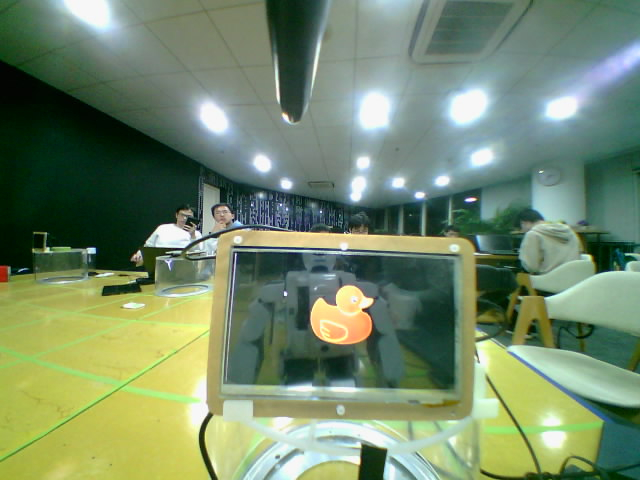
#> input picture exp/tutorial_exp3/code/python_pc/alldata/0.jpg, 640 x 480 px
$ python -i houfline.py   (imports and definitions only)
#> lines starting #> are read from the running program, lines starting #| are printed output that depends on the picture; after the words box and inside, x2 and y2 are one past the last pixel; in counts of white or black regions, pixels touching at a corner belong together; long printed decimals are rounded
#> further down, picture is the input picture: shape (480, 640, 3); mean B, G, R 106.6, 137.3, 116.6
import cv2 as cv
import numpy as np
import math
def houfline(img):
    #img = img[:,50:370]
    # cv.imshow("img",img)
    hsv = cv.cvtColor(img, cv.COLOR_BGR2HSV)
#> hsv: shape (480, 640, 3); mean H, S, V 63.6, 97.1, 139.6
    l_blue = np.array([[100,43,46]])
    h_blue = np.array([[124,255,255]])
    l_green = np.array([[40,100,100]])
    h_green = np.array([[60,200,255]])
    mask_b = cv.inRange(hsv, l_blue, h_blue)
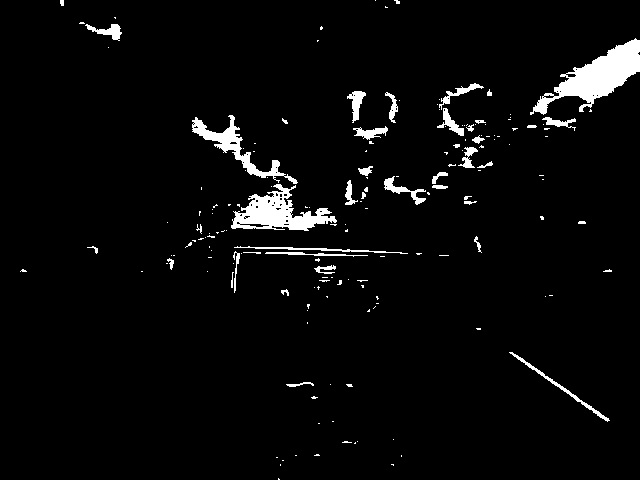
#> mask_b: shape (480, 640); 3.7% white; 172 white regions (132 under 20 px), largest, box (x1, y1, x2, y2) and area: (530, 38, 640, 115) 3086, (231, 184, 337, 231) 2246, (192, 115, 298, 184) 1337
    mask_g = cv.inRange(hsv, l_green, h_green)
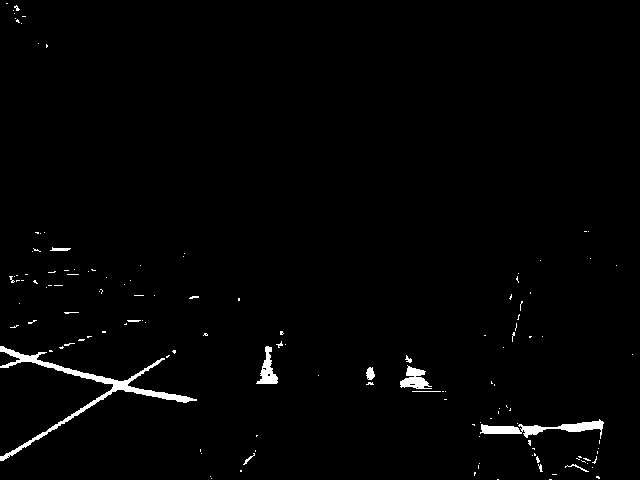
#> mask_g: shape (480, 640); 1.5% white; 137 white regions (124 under 20 px), largest, box (x1, y1, x2, y2) and area: (0, 346, 197, 461) 1937, (480, 419, 604, 439) 893, (400, 365, 432, 389) 406
    res = cv.bitwise_or(mask_b, mask_g)
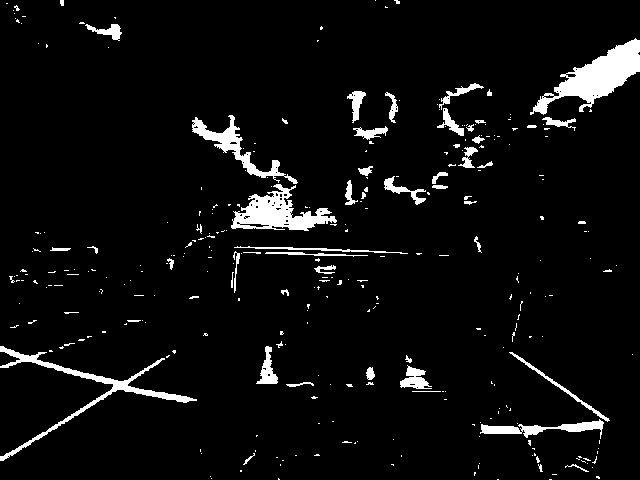
#> res: shape (480, 640); 5.2% white; 309 white regions (256 under 20 px), largest, box (x1, y1, x2, y2) and area: (530, 38, 640, 115) 3086, (231, 184, 337, 231) 2246, (0, 346, 197, 461) 1937
    cv.imshow("test", res)
    cv.imshow("mask", mask_g)
    list1 = []
    edges = cv.Canny(res,50,150,apertureSize = 3)
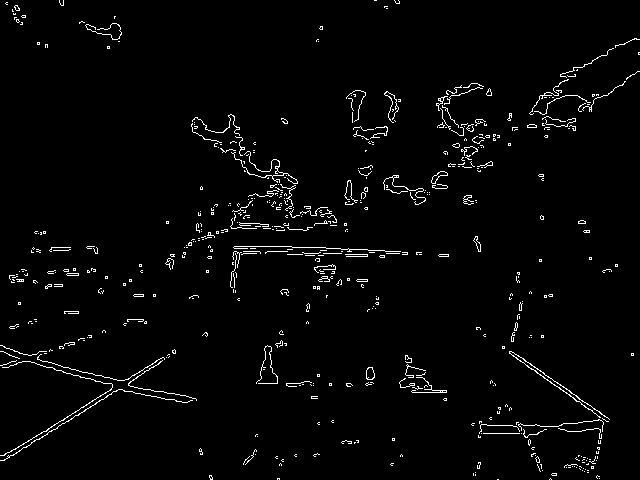
#> edges: shape (480, 640); 2.4% white in thin lines or dots
    cv.imshow("mask2", edges)
    lines = cv.HoughLinesP(mask_g,1,np.pi/180,100,minLineLength=100,maxLineGap=1)
#> lines = [[0, 460, 163, 358], [1, 460, 169, 355], [5, 352, 169, 399], [0, 349, 120, 384]]
    lines = cv.HoughLinesP(edges,1,np.pi/180,70,minLineLength=10,maxLineGap=100)
#> lines = 14 rows, first 6: [476, 329, 607, 421], [478, 327, 609, 419], [4, 460, 207, 333], [1, 460, 134, 374], [313, 247, 448, 254], [3, 455, 206, 333]
    if lines is None:
        return 0,0,0
    for line in lines:
        x1,y1,x2,y2 = line[0]
        print(x1,y1,x2,y2)
        m = (y1-y2)/(x1-x2)
        p = [0,240]
        a = y1-y2
        b = x2-x1
        c = x1*y2 - y1*x2
        dis = abs(a*p[0]+b*p[1]+c)/math.sqrt(a*a+b*b)
        print(dis,m)
        #聚类
        flag = 0
        if (len(list1) == 0) :
            if(math.isinf(m)):
                break
            list1.append([m,dis])
        else:
            for i in range(0,len(list1)):
                if ( abs(math.atan(m)-math.atan(list1[i][0])) < 0.5 and abs(dis-list1[i][1])<200):
                    # list1[i][0] = (m+list1[i][0])/2
                    # list1[i][1] = (list1[i][1]+dis)/2
                    flag = 1
                    break
                elif(math.isinf(m)):
                    flag = 1
                    break

            if (flag == 0):
                list1.append([m,dis])


        cv.line(img,(x1,y1),(x2,y2),(0,255,0),2)
#> this loop made 14 passes
#> (x1, y1, x2, y2, m, a, b, c) on passes 1 to 12: (476, 329, 607, 421, 0.702, -92, 131, 693), (478, 327, 609, 419, 0.702, -92, 131, 1139), (4, 460, 207, 333, -0.626, 127, 203, -93888), (1, 460, 134, 374, -0.647, 86, 133, -61266), (313, 247, 448, 254, 0.0519, -7, 135, -31154), (3, 455, 206, 333, -0.601, 122, 203, -92731), (0, 455, 205, 332, -0.6, 123, 205, -93275), (235, 267, 613, 90, -0.468, 177, 378, -142521), (105, 29, 378, 302, 1, -273, 273, 20748), (210, 250, 445, 254, 0.017, -4, 235, -57910), (1, 351, 196, 399, 0.246, -48, 195, -68397), (208, 233, 492, 162, -0.25, 71, 284, -80940)
#> (printed output is left out)
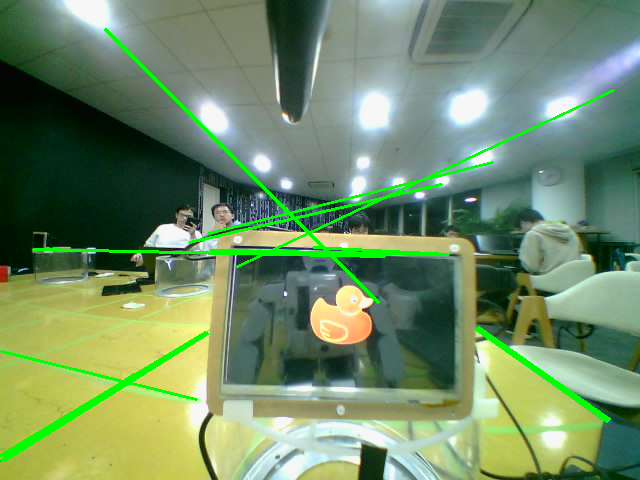
#> img: shape (480, 640, 3); 2.97% of pixels changed, all inside (x1, y1, x2, y2) = (0, 28, 615, 462)
#> after the loop, list1 = [[0.702, 200.7], [-0.626, 188.6], [0.0519, 9.22]]
    #cv.imwrite('houghlines3.jpg',img)

    cv.imshow("img",img)
    cv.waitKey(0)
    cv.destroyAllWindows()
    #shape (640,480 3)
    print(list1)
#| [[0.7023, 200.733], [-0.6256, 188.629], [0.05185, 9.217]]
    print(len(list1))
#| 3
    return list1

def houfline_black(img):
    img = img[:,50:370]
    cv.imshow("img1",img)
    #hsv = cv.cvtColor(img, cv.COLOR_BGR2HSV)
    l_black = np.array([[0,0,0]])
    h_black = np.array([[50,100,50]])
    mask = cv.inRange(img, l_black, h_black)
    cv.imshow("mas",mask)
    edges = cv.Canny(mask,50,150,apertureSize = 3)
    cv.imshow("mask", edges)
    cv.waitKey(0)
    cv.destroyAllWindows()
    #lines = cv.HoughLinesP(mask_g,1,np.pi/180,100,minLineLength=100,maxLineGap=1)
    lines = cv.HoughLinesP(edges,1,np.pi/180,70,minLineLength=10,maxLineGap=100)
    x1,y1,x2,y2 = lines[0][0]
    # [5 lines of commented-out code are left out]
    m = (y1-y2)/(x1-x2)
    p = [-50,240]
    a = y1-y2
    b = x2-x1
    c = x1*y2 - y1*x2
    dis = abs(a*p[0]+b*p[1]+c)/math.sqrt(a*a+b*b)
    return [m,dis]
    # [4 lines of commented-out code are left out]

>>> import cv2
>>> picture = cv2.imread('../exp/tutorial_exp3/code/python_pc/alldata/0.jpg')
>>> result = houfline(picture)
#> result = [[0.702, 200.7], [-0.626, 188.6], [0.0519, 9.22]]
